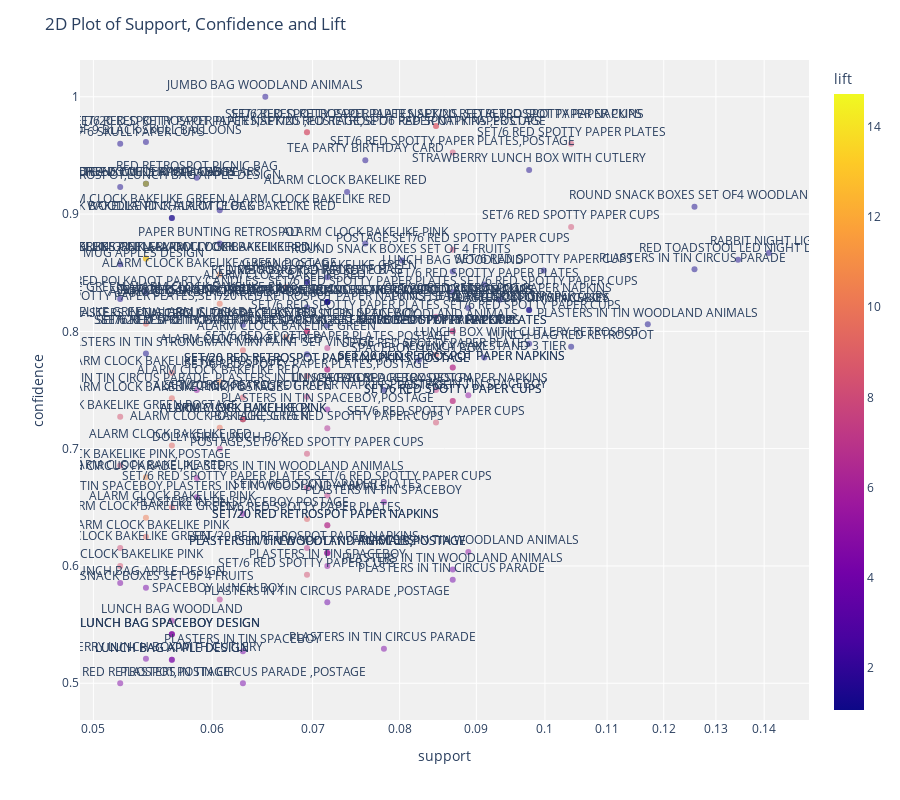

Here is the notebook cell this chart was saved with:
### Markdown cell above
## Plotting model

### Code cell
plot_model(model)

### Figure 1 — Plotly figure (JSON) as saved in the notebook; plotly's stock layout.template omitted (floating-point values rounded to 4 significant figures; data arrays with more than 128 entries replaced by an {"elided": "..."} marker saying what was removed)
{"data": [{"customdata": {"elided": "141 rows, 367 str values in total"}, "hovertemplate": "support=%{x}<br>confidence=%{y}<br>antecedents_short=%{text}<br>antecedents=%{customdata[0]}<br>consequents=%{customdata[1]}<br>lift=%{marker.color}<extra></extra>", "legendgroup": "", "marker": {"color": {"elided": "141 float values"}, "coloraxis": "coloraxis", "opacity": 0.5, "symbol": "circle"}, "mode": "markers+text", "name": "", "orientation": "v", "showlegend": false, "text": {"elided": "141 rows, 194 str values in total"}, "x": {"elided": "141 float values"}, "xaxis": "x", "y": {"elided": "141 float values"}, "yaxis": "y", "type": "scatter", "textposition": "top center"}], "layout": {"xaxis": {"anchor": "y", "domain": [0, 1], "title": {"text": "support"}, "type": "log"}, "yaxis": {"anchor": "x", "domain": [0, 1], "title": {"text": "confidence"}}, "coloraxis": {"colorbar": {"title": {"text": "lift"}}, "colorscale": [[0, "#0d0887"], [0.1111, "#46039f"], [0.2222, "#7201a8"], [0.3333, "#9c179e"], [0.4444, "#bd3786"], [0.5556, "#d8576b"], [0.6667, "#ed7953"], [0.7778, "#fb9f3a"], [0.8889, "#fdca26"], [1, "#f0f921"]]}, "legend": {"tracegroupgap": 0}, "margin": {"t": 60}, "plot_bgcolor": "rgb(240,240,240)", "title": {"text": "2D Plot of Support, Confidence and Lift"}, "height": 800}}
